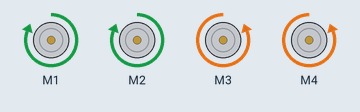
Recording of a sketch running on a simulated Arduino Uno, built with avr-gcc and run on an emulated ATmega328P. On the bench: 4 × DC motor (green arrow = forward, orange = backward, longer = faster). What the sketch prints to the serial monitor is not drawn.

Above: at 0.1 s.
Timing chart, 0 to 1.6 s (numbered marks = the images above):
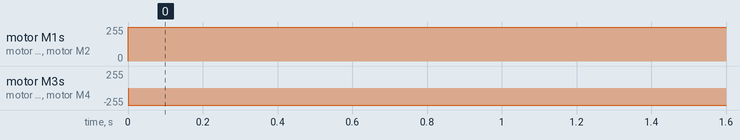

Measured:
- by itself, motor M1, motor M2: stopped → forward 255/255 at 0.00 s
- by itself, motor M3, motor M4: stopped → backward 255/255 at 0.00 s

The sketch:

car-project.ino
```cpp
#include <AFMotor.h>

AF_DCMotor motor1(1);
AF_DCMotor motor2(2);
AF_DCMotor motor3(3);
AF_DCMotor motor4(4);

void setup() {
  Serial.begin(9600); // set up Serial library at 9600 bps
  Serial.println("Arduino with L293D project");
}
void loop() {
  motor1.setSpeed( speed(100) ); //set speed for motor 1 at 50%
  motor1.run(FORWARD);//send motor 1 to Foarward rotation

  motor2.setSpeed( speed(100) );//set speed for motor 2 at 100%
  motor2.run(FORWARD);//send motor 2 to Foarward rotation

  motor3.setSpeed( speed(100) );
  motor3.run(BACKWARD);

  motor4.setSpeed( speed(100) );
  motor4.run(BACKWARD);


}

/*
 * speed percent to speed converter
 * receives value between 0 to 100 and converts it to value between
 * 0 to 255 which are 8 bits Arduino PWM value
 * www.Robojax.com
 Watch full video instruction:  https://youtu.be/0XihwdulmDQ
 */
int  speed(int percent)
{
  return map(percent, 0, 100, 0, 255);
}
```
